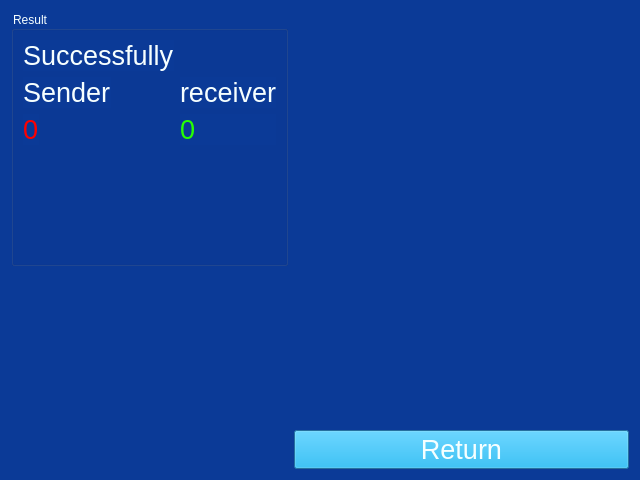
<?xml version="1.0" encoding="UTF-8"?>
<ui version="4.0">
 <class>ResultSend</class>
 <widget class="QDialog" name="ResultSend">
  <property name="geometry">
   <rect>
    <x>0</x>
    <y>0</y>
    <width>640</width>
    <height>480</height>
   </rect>
  </property>
  <property name="windowTitle">
   <string>Dialog</string>
  </property>
  <property name="styleSheet">
   <string notr="true">background-color: rgb(11, 58, 151);</string>
  </property>
  <layout class="QFormLayout" name="formLayout_2">
   <item row="0" column="0">
    <widget class="QGroupBox" name="groupBox">
     <property name="styleSheet">
      <string notr="true">color: rgb(246, 255, 255);</string>
     </property>
     <property name="title">
      <string>Result</string>
     </property>
     <layout class="QFormLayout" name="formLayout">
      <item row="0" column="0">
       <widget class="QLabel" name="label_13">
        <property name="font">
         <font>
          <pointsize>20</pointsize>
          <weight>50</weight>
          <bold>false</bold>
         </font>
        </property>
        <property name="styleSheet">
         <string notr="true">color: rgb(246, 255, 255);</string>
        </property>
        <property name="text">
         <string>Successfully</string>
        </property>
       </widget>
      </item>
      <item row="1" column="0">
       <widget class="QLabel" name="label_17">
        <property name="font">
         <font>
          <pointsize>20</pointsize>
          <weight>50</weight>
          <bold>false</bold>
         </font>
        </property>
        <property name="styleSheet">
         <string notr="true">color: rgb(246, 255, 255);</string>
        </property>
        <property name="text">
         <string>Sender</string>
        </property>
       </widget>
      </item>
      <item row="1" column="1">
       <widget class="QLabel" name="label_18">
        <property name="font">
         <font>
          <pointsize>20</pointsize>
          <weight>50</weight>
          <bold>false</bold>
         </font>
        </property>
        <property name="styleSheet">
         <string notr="true">color: rgb(246, 255, 255);</string>
        </property>
        <property name="text">
         <string>receiver</string>
        </property>
       </widget>
      </item>
      <item row="2" column="0">
       <widget class="QLabel" name="lSender">
        <property name="font">
         <font>
          <pointsize>20</pointsize>
          <weight>50</weight>
          <bold>false</bold>
         </font>
        </property>
        <property name="styleSheet">
         <string notr="true">color: rgb(255, 0, 0);</string>
        </property>
        <property name="text">
         <string>0</string>
        </property>
       </widget>
      </item>
      <item row="2" column="1">
       <widget class="QLabel" name="lReceiver">
        <property name="font">
         <font>
          <pointsize>20</pointsize>
          <weight>50</weight>
          <bold>false</bold>
         </font>
        </property>
        <property name="styleSheet">
         <string notr="true">
color: rgb(39, 255, 1);</string>
        </property>
        <property name="text">
         <string>0</string>
        </property>
       </widget>
      </item>
     </layout>
    </widget>
   </item>
   <item row="0" column="1">
    <spacer name="horizontalSpacer">
     <property name="orientation">
      <enum>Qt::Horizontal</enum>
     </property>
     <property name="sizeHint" stdset="0">
      <size>
       <width>289</width>
       <height>312</height>
      </size>
     </property>
    </spacer>
   </item>
   <item row="2" column="1">
    <widget class="QPushButton" name="pushButton_2">
     <property name="font">
      <font>
       <pointsize>20</pointsize>
      </font>
     </property>
     <property name="styleSheet">
      <string notr="true">background-color: rgb(1, 174, 238);
color: rgb(246, 255, 255);</string>
     </property>
     <property name="text">
      <string>Return</string>
     </property>
    </widget>
   </item>
   <item row="1" column="1">
    <spacer name="verticalSpacer">
     <property name="orientation">
      <enum>Qt::Vertical</enum>
     </property>
     <property name="sizeHint" stdset="0">
      <size>
       <width>20</width>
       <height>80</height>
      </size>
     </property>
    </spacer>
   </item>
  </layout>
 </widget>
 <resources/>
 <connections/>
</ui>
